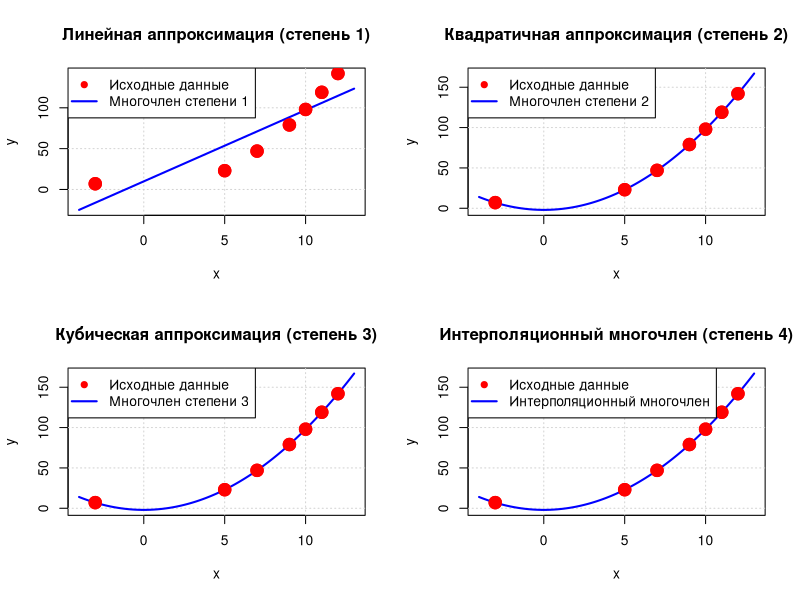
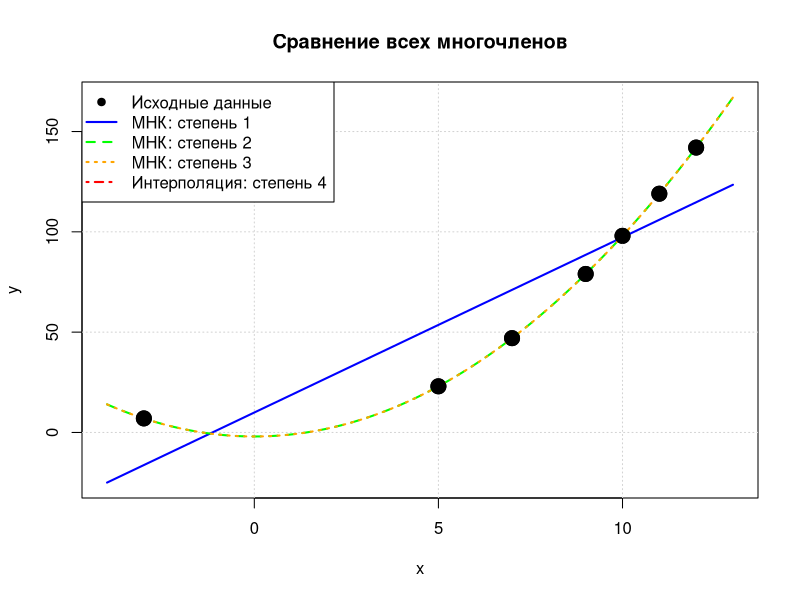

Reproduce these figures in R, in order.
# x <- c(5, 7, 9, 11, 12, -3, 10)
# y <- c(3, -2, -2, 4, 15, 4, 1)

x <- c(5, 7, 9, 11, 12, -3, 10)
y <- c(23, 47, 79, 119, 142, 7, 98)

# 1. РАСЧЕТ КОЭФФИЦИЕНТОВ СГЛАЖИВАЮЩИХ МНОГОЧЛЕНОВ 
#    (МЕТОД НАИМЕНЬШИХ КВАДРАТОВ)
# Многочлен степени 1
poly1 <- lm(y ~ poly(x, 1, raw = TRUE))
coef1 <- coef(poly1)
cat("Коэффициенты многочлена степени 1 (МНК):\n")
cat("a0 =", coef1[1], "\n")
cat("a1 =", coef1[2], "\n\n")

# Многочлен степени 2
poly2 <- lm(y ~ poly(x, 2, raw = TRUE))
coef2 <- coef(poly2)
cat("Коэффициенты многочлена степени 2 (МНК):\n")
cat("a0 =", coef2[1], "\n")
cat("a1 =", coef2[2], "\n")
cat("a2 =", coef2[3], "\n\n")

# Многочлен степени 3
poly3 <- lm(y ~ poly(x, 3, raw = TRUE))
coef3 <- coef(poly3)
cat("Коэффициенты многочлена степени 3 (МНК):\n")
cat("a0 =", coef3[1], "\n")
cat("a1 =", coef3[2], "\n")
cat("a2 =", coef3[3], "\n")
cat("a3 =", coef3[4], "\n\n")

# 2. РАСЧЕТ КОЭФФИЦИЕНТОВ ИНТЕРПОЛЯЦИОННОГО МНОГОЧЛЕНА
#    (РЕШЕНИЕ СИСТЕМЫ УРАВНЕНИЙ 3.1 - МАТРИЦА ВАНДЕРМОНДА)
n <- length(x) - 1

# Создание матрицы Вандермонда
V <- matrix(0, nrow = length(x), ncol = length(x))
for (i in seq_along(x)) {
  for (j in seq_along(x)) {
    V[i, j] <- x[i]^(j-1)
  }
}
cat("Матрица Вандермонда:\n")
print(V)
cat("\n")

# Решение V * a = y
coef_interp <- solve(V, y)

cat("Коэффициенты интерполяционного многочлена (степень 4):\n")
for (i in seq_along(coef_interp)) {
  cat("a", i-1, " = ", coef_interp[i], "\n", sep = "")
}
cat("\n")

# 3. ПОСТРОЕНИЕ ГРАФИКОВ
# Создаем последовательность точек для плавных кривых
x_seq <- seq(min(x) - 1, max(x) + 1, length.out = 200)

# Функция для вычисления значения многочлена
eval_poly <- function(x_vals, coefs) {
  result <- rep(0, length(x_vals))
  for (i in 1:length(coefs)) {
    result <- result + coefs[i] * x_vals^(i-1)
  }
  return(result)
}

y_poly1 <- eval_poly(x_seq, coef1)
y_poly2 <- eval_poly(x_seq, coef2)
y_poly3 <- eval_poly(x_seq, coef3)
y_interp <- eval_poly(x_seq, coef_interp)

png("./lab3/polynomials_comparison.png", width = 1200, height = 800)
par(mfrow = c(2, 2))

# График 1: Линейная аппроксимация (степень 1)
plot(x, y, pch = 19, col = "red", cex = 2, 
     main = "Линейная аппроксимация (степень 1)",
     xlab = "x", ylab = "y", xlim = range(x_seq), ylim = range(c(y, y_poly1)))
grid()
lines(x_seq, y_poly1, col = "blue", lwd = 2)
points(x, y, pch = 19, col = "red", cex = 2)
legend("topleft", legend = c("Исходные данные", "Многочлен степени 1"),
       col = c("red", "blue"), pch = c(19, NA), lty = c(NA, 1), lwd = c(NA, 2))

# График 2: Квадратичная аппроксимация (степень 2)
plot(x, y, pch = 19, col = "red", cex = 2,
     main = "Квадратичная аппроксимация (степень 2)",
     xlab = "x", ylab = "y", xlim = range(x_seq), ylim = range(c(y, y_poly2)))
grid()
lines(x_seq, y_poly2, col = "blue", lwd = 2)
points(x, y, pch = 19, col = "red", cex = 2)
legend("topleft", legend = c("Исходные данные", "Многочлен степени 2"),
       col = c("red", "blue"), pch = c(19, NA), lty = c(NA, 1), lwd = c(NA, 2))

# График 3: Кубическая аппроксимация (степень 3)
plot(x, y, pch = 19, col = "red", cex = 2,
     main = "Кубическая аппроксимация (степень 3)",
     xlab = "x", ylab = "y", xlim = range(x_seq), ylim = range(c(y, y_poly3)))
grid()
lines(x_seq, y_poly3, col = "blue", lwd = 2)
points(x, y, pch = 19, col = "red", cex = 2)
legend("topleft", legend = c("Исходные данные", "Многочлен степени 3"),
       col = c("red", "blue"), pch = c(19, NA), lty = c(NA, 1), lwd = c(NA, 2))

# График 4: Интерполяционный многочлен (степень 4)
plot(x, y, pch = 19, col = "red", cex = 2,
     main = "Интерполяционный многочлен (степень 4)",
     xlab = "x", ylab = "y", xlim = range(x_seq), ylim = range(c(y, y_interp)))
grid()
lines(x_seq, y_interp, col = "blue", lwd = 2)
points(x, y, pch = 19, col = "red", cex = 2)
legend("topleft", legend = c("Исходные данные", "Интерполяционный многочлен"),
       col = c("red", "blue"), pch = c(19, NA), lty = c(NA, 1), lwd = c(NA, 2))
dev.off()

# ГРАФИК 2: Сравнение всех многочленов
png("./lab3/all_polynomials.png", width = 1000, height = 700)
plot(x, y, pch = 19, col = "black", cex = 2,
     main = "Сравнение всех многочленов",
     xlab = "x", ylab = "y", xlim = range(x_seq), 
     ylim = range(c(y, y_poly1, y_poly2, y_poly3
    #  , y_interp
     )))
grid()
lines(x_seq, y_poly1, col = "blue", lwd = 2, lty = 1)
lines(x_seq, y_poly2, col = "green", lwd = 2, lty = 2)
lines(x_seq, y_poly3, col = "orange", lwd = 2, lty = 3)
# lines(x_seq, y_interp, col = "red", lwd = 2, lty = 4)
points(x, y, pch = 19, col = "black", cex = 2)
legend("topleft",
       legend = c("Исходные данные",
                  "МНК: степень 1",
                  "МНК: степень 2",
                  "МНК: степень 3",
                  "Интерполяция: степень 4"),
       col = c("black", "blue", "green", "orange", "red"),
       pch = c(19, NA, NA, NA, NA),
       lty = c(NA, 1, 2, 3, 4),
       lwd = c(NA, 2, 2, 2, 2))
dev.off()

cat("ИТОГОВЫЕ РЕЗУЛЬТАТЫ:\n\n")
cat("1. МНОГОЧЛЕН СТЕПЕНИ 1 (МНК):\n")
cat(sprintf("   P1(x) = %.4f + %.4f*x\n\n", coef1[1], coef1[2]))
cat("2. МНОГОЧЛЕН СТЕПЕНИ 2 (МНК):\n")
cat(sprintf("   P2(x) = %.4f + %.4f*x + %.4f*x^2\n\n", coef2[1], coef2[2], coef2[3]))
cat("3. МНОГОЧЛЕН СТЕПЕНИ 3 (МНК):\n")
cat(sprintf("   P3(x) = %.4f + %.4f*x + %.4f*x^2 + %.4f*x^3\n\n", 
            coef3[1], coef3[2], coef3[3], coef3[4]))
cat("4. ИНТЕРПОЛЯЦИОННЫЙ МНОГОЧЛЕН (степень 4):\n")
cat(sprintf("   P4(x) = %.4f", coef_interp[1]))
for (i in 2:length(coef_interp)) {
  cat(sprintf(" + %.4f*x^%d", coef_interp[i], i-1))
}

cat("\n\nПРОВЕРКА ИНТЕРПОЛЯЦИИ:\n")
y_check <- eval_poly(x, coef_interp)
for (i in seq_along(x)) {
  cat(sprintf("   P4(%g) = %.4f (исходное: %g)\n", x[i], y_check[i], y[i]))
}
